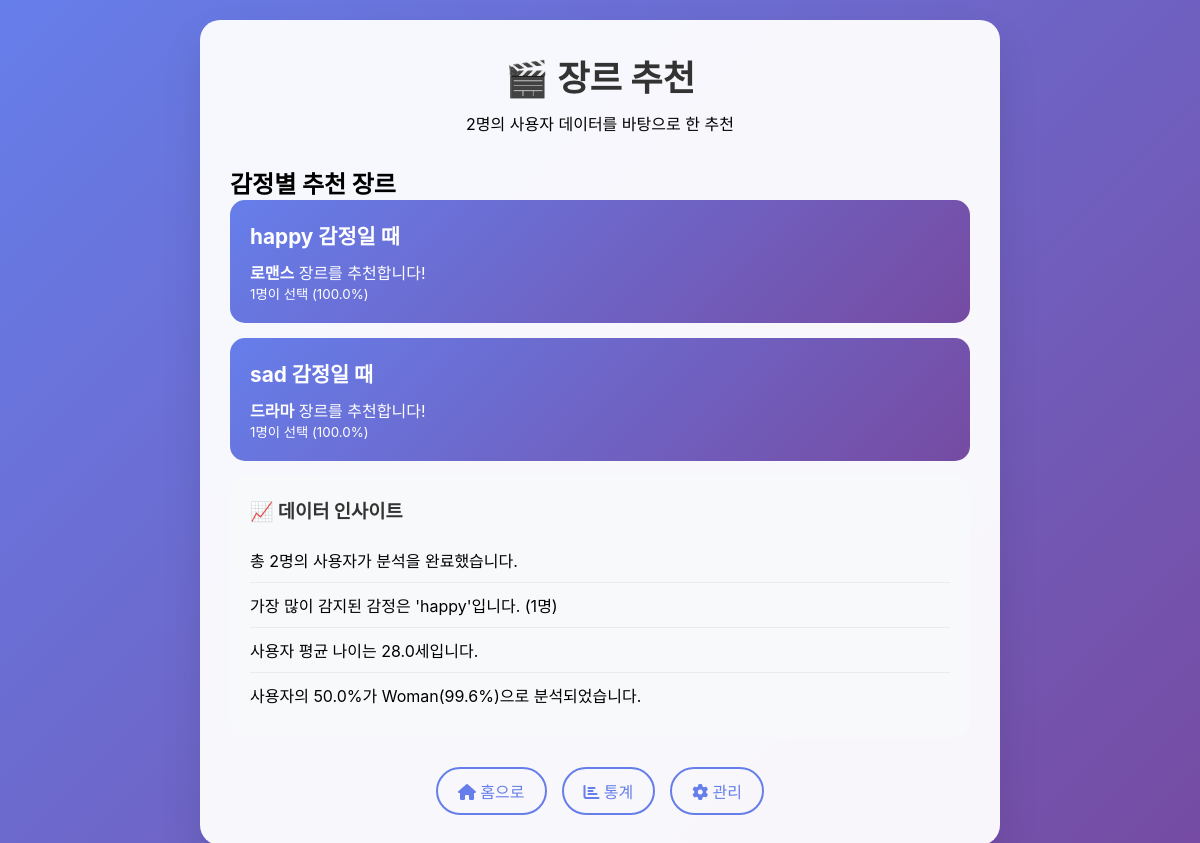
The page /recommend on the database its author committed.
### tables this page shows
CREATE TABLE analysis_results (
                id INTEGER PRIMARY KEY AUTOINCREMENT,
                timestamp TEXT NOT NULL,
                filename_hash TEXT NOT NULL,
                age INTEGER,
                gender TEXT,
                emotion TEXT,
                confidence REAL,
                genres TEXT,
                ip_address TEXT,
                created_at DATETIME DEFAULT CURRENT_TIMESTAMP
            );

### app.py (the view)
@app.route('/recommend')
def recommend():
    try:
        conn = sqlite3.connect(DB_PATH)
        df = pd.read_sql_query("SELECT * FROM analysis_results", conn)
        conn.close()
        if df.empty:
            return render_template('recommend.html',
                                 recommendations=[],
                                 insights=[],
                                 total_users=0)
        recommendations = generate_recommendations(df)
        insights = generate_insights(df)
        return render_template('recommend.html',
                             recommendations=recommendations,
                             insights=insights,
                             total_users=len(df))
    except Exception as e:
        app.logger.error(f"Recommendation error: {e}")
        return render_template('recommend.html',
                             recommendations=[],
                             insights=[],
                             total_users=0)

### templates/recommend.html (shortened to what this page needs)
<html lang="ko">
<head>
    <link href="https://cdnjs.cloudflare.com/ajax/libs/font-awesome/6.0.0/css/all.min.css" rel="stylesheet">
</head>
<body>
    <div class="container">
        <div class="header">
            <h1>🎬 장르 추천</h1>
            <p>{{ total_users }}명의 사용자 데이터를 바탕으로 한 추천</p>
        </div>
        {% if recommendations %}
        <div class="recommendations-section">
            <h2>감정별 추천 장르</h2>
            {% for rec in recommendations %}
            <div class="recommendation-card">
                <h3>{{ rec.emotion }} 감정일 때</h3>
                <p><strong>{{ rec.genre }}</strong> 장르를 추천합니다!</p>
                <small>{{ rec.count }}명이 선택 ({{ "%.1f"|format(rec.percentage) }}%)</small>
            </div>
            {% endfor %}
        </div>
        {% endif %}
        {% if insights %}
        <div class="insights-section">
            <h3>📈 데이터 인사이트</h3>
            {% for insight in insights %}
            <div class="insight-item">{{ insight }}</div>
            {% endfor %}
        </div>
        {% endif %}
        <div class="nav-links">
            <a href="/" class="nav-link"><i class="fas fa-home"></i> 홈으로</a>
            <a href="/graph" class="nav-link"><i class="fas fa-chart-bar"></i> 통계</a>
            <a href="/admin" class="nav-link"><i class="fas fa-cog"></i> 관리</a>
        </div>
    </div>
</body>
</html>

### templates/recommend.html (style rules this page uses)
* { margin: 0; padding: 0; box-sizing: border-box; }
body { font-family: -apple-system, BlinkMacSystemFont, 'Segoe UI', Roboto, sans-serif; background: linear-gradient(135deg, #667eea 0%, #764ba2 100%); min-height: 100vh; padding: 20px; }
.container { max-width: 800px; margin: 0 auto; background: rgba(255, 255, 255, 0.95); border-radius: 20px; padding: 30px; box-shadow: 0 20px 40px rgba(0,0,0,0.1); }
.header { text-align: center; margin-bottom: 30px; }
.header h1 { color: #333; font-size: 2.2em; margin-bottom: 10px; }
.recommendation-card { background: linear-gradient(135deg, #667eea, #764ba2); color: white; padding: 20px; border-radius: 15px; margin-bottom: 15px; }
.recommendation-card h3 { margin-bottom: 10px; font-size: 1.3em; }
.insights-section { background: #f8f9fa; padding: 20px; border-radius: 15px; margin-bottom: 30px; }
.insights-section h3 { color: #333; margin-bottom: 15px; }
.insight-item { padding: 10px 0; border-bottom: 1px solid #e9ecef; }
.insight-item:last-child { border-bottom: none; }
.nav-links { display: flex; justify-content: center; gap: 15px; flex-wrap: wrap; }
.nav-link { color: #667eea; text-decoration: none; padding: 10px 20px; border-radius: 25px; border: 2px solid #667eea; transition: all 0.3s ease; font-weight: 500; }

### rows shown on the page
analysis_results: emotion "happy", genre "로맨스", count "1", percentage "100.0"
analysis_results: emotion "sad", genre "드라마", count "1", percentage "100.0"

### other values the page prints
{{ total_users }} "2"
{{ insight }} "총 2명의 사용자가 분석을 완료했습니다." "가장 많이 감지된 감정은 'happy'입니다. (1명)" "사용자 평균 나이는 28.0세입니다." "사용자의 50.0%가 Woman(99.6%)으로 분석되었습니다."
